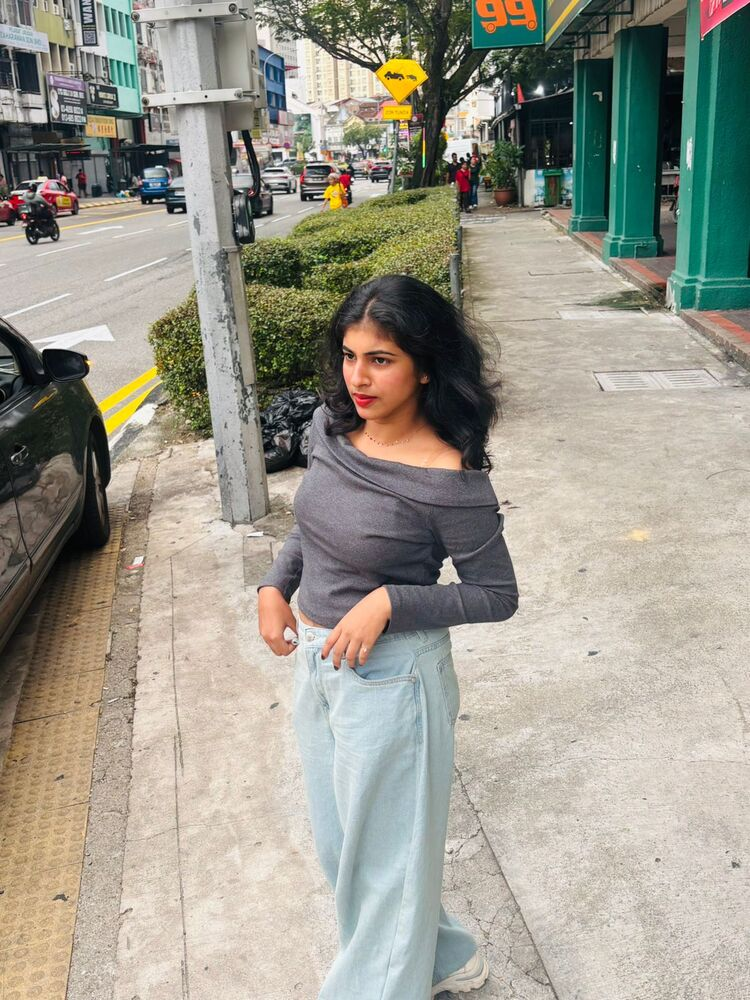
#> input picture elza-birthday/img/elza3.jpg, 750 x 1000 px, given in place of dc0643c0-image.jpg, which was not available
$ python -i build.py   (imports and definitions only)
#> lines starting #> are read from the running program, lines starting #| are printed output that depends on the picture
#!/usr/bin/env python3
"""Myden reel: 1080x1920 30fps, Gyan-Infinet-style edit."""
import os, subprocess, sys, math
import numpy as np
from PIL import Image, ImageDraw, ImageFont, ImageFilter

W, H, FPS = 1080, 1920, 30
D = os.path.dirname(os.path.abspath(__file__))
# [1 line not run here, left out]
UP = "/root/.claude/uploads/d2cf0c7b-5436-57f4-a4e4-4e672c923964"
BK_LOGO = f"{UP}/dc0643c0-image.jpg"
END = 71.6  # total length (VO 68.28 + end card)
YEL = (236, 233, 30); WHITE = (255, 255, 255); GREEN = (60, 240, 60)
FBLACK = "/usr/share/fonts/opentype/inter/InterDisplay-Black.otf"
FBOLD = "/usr/share/fonts/opentype/inter/Inter-ExtraBold.otf"

V = lambda n: f"{SRC}/VID-20261117-WA00{n}.mp4"
I = lambda n: f"{SRC}/IMG-20261117-WA00{n}.jpg"
ROSE, CASA = f"{SRC}/rose.mp4", f"{SRC}/casa.mp4"

# (source, src_start, duration, mode, focus_x[0..1])  mode: fill | card | img
SHOTS = [
 (I(31),0,1.45,"img",.5), (ROSE,3.0,1.1,"fill",.5), (ROSE,6.0,1.1,"fill",.5), (CASA,2.4,1.35,"fill",.5),
 (ROSE,9.0,1.25,"fill",.5), (ROSE,12.0,1.25,"fill",.5), (CASA,4.6,1.5,"fill",.5),
 (ROSE,14.3,1.3,"fill",.5), (ROSE,17.0,1.2,"fill",.5), (CASA,6.0,1.35,"fill",.5),
 (V(20),1.0,1.6,"card",.5), (V(20),4.5,1.4,"card",.5), (I(30),0,1.3,"img",.5), (ROSE,25.6,1.45,"fill",.5),
 (V(34),0.0,1.8,"card",.5), (I(29),0,1.7,"img",.5),
 (V(23),0.0,1.5,"card",.5), (V(25),0.3,1.3,"fill",.6), (V(26),1.0,1.4,"card",.5), (V(24),0.2,1.3,"fill",.5),
 (ROSE,8.6,1.1,"fill",.5), (ROSE,11.5,1.1,"fill",.5), (CASA,9.3,1.2,"fill",.5), (CASA,10.6,1.3,"fill",.5),
 (CASA,12.1,1.7,"fill",.5),
 (V(20),8.0,1.2,"card",.5),
 (I(29),0,1.4,"img",.4), (V(35),2.0,1.4,"fill",.5), (V(35),4.0,1.3,"fill",.5), (I(30),0,1.3,"img",.5), (V(35),10.4,1.7,"fill",.5),
 (V(34),2.0,1.5,"card",.5), (I(31),0,1.5,"img",.5), (V(26),5.0,1.6,"card",.5),
 (V(35),12.0,1.4,"fill",.5), (V(25),2.0,1.4,"fill",.6), (V(24),1.2,1.5,"fill",.5), (I(29),0,1.6,"img",.6), (V(34),3.5,1.6,"card",.5),
 (I(31),0,1.8,"img",.5), (V(35),6.0,1.8,"fill",.5),
 (V(23),1.2,1.7,"card",.5), (I(30),0,1.8,"img",.5),
 (V(35),14.0,2.0,"fill",.5), (V(26),6.5,2.0,"card",.5),
 (I(31),0,2.8,"img",.5),
 (I(29),0,3.3,"endbg",.5),
]

GRADE = "eq=contrast=1.07:saturation=1.15:gamma=0.98,unsharp=5:5:0.6"

def card_mask(w, h, r=36):
    m = Image.new("L", (w, h), 0); ImageDraw.Draw(m).rounded_rectangle((0, 0, w-1, h-1), r, fill=255)
    p = f"{GFX}/mask_{w}x{h}.png"; m.save(p); return p

# [54 lines left out: function render_shot, not called in this run]

# ---------------- overlay (text, branding, vignette) ----------------
def font(path, size): return ImageFont.truetype(path, size)

def text_block(lines):
    """lines: list of (text, color, size). returns RGBA image with shadow."""
    rend = []
    for t, c, sz in lines:
        f = font(FBLACK, sz)
        bb = f.getbbox(t)
        rend.append((t, c, f, bb))
    w = max(bb[2] - bb[0] for *_, bb in rend) + 60
    gap = 6
    hs = [f.getbbox("HÅg")[3] - f.getbbox("H")[1] for _, _, f, _ in rend]
    h = sum(hs) + gap * (len(rend) - 1) + 60
    im = Image.new("RGBA", (w, h), (0, 0, 0, 0)); d = ImageDraw.Draw(im)
    sh = Image.new("RGBA", (w, h), (0, 0, 0, 0)); ds = ImageDraw.Draw(sh)
    y = 30
    for (t, c, f, bb), hh in zip(rend, hs):
        tw = bb[2] - bb[0]; x = (w - tw) / 2 - bb[0]
        ds.text((x + 3, y + 5 - f.getbbox("H")[1]), t, font=f, fill=(0, 0, 0, 200))
        d.text((x, y - f.getbbox("H")[1]), t, font=f, fill=c + (255,))
        y += hh + gap
    sh = sh.filter(ImageFilter.GaussianBlur(9))
    return Image.alpha_composite(sh, im)

def fit_lines(lines, maxw=980):
    # shrink sizes so the widest line fits maxw
    out = []
    for t, c, sz in lines:
        f = font(FBLACK, sz)
        while f.getlength(t) > maxw and sz > 30:
            sz -= 4; f = font(FBLACK, sz)
        out.append((t, c, sz))
    return out

# captions: (start, end, lines, y_center, kind)
B, S = 118, 70  # big, small sizes
CAPS = [
 (0.05, 1.45, [("KOZHIKODE", YEL, B)], 1300, "pop"),
 (1.6, 4.95, [("HOMEMAKERS'", WHITE, S), ("BIGGEST HEADACHE", YEL, B)], 1300, "pop"),
 (5.25, 8.8, [("WEEKEND", WHITE, B), ("GONE?", YEL, B)], 1300, "pop"),
 (9.0, 12.8, [("HOURS OF", WHITE, S), ("CLEANING", YEL, B)], 1300, "pop"),
 (12.95, 18.5, [("WHOM TO", WHITE, S), ("TRUST?", YEL, B)], 1350, "pop"),
 (18.75, 20.55, [("PROFESSIONAL", WHITE, S + 10), ("SOLUTION", YEL, B)], 1350, "pop"),
 (22.2, 23.8, [("DEEP", WHITE, S + 10), ("CLEANING", YEL, B)], 1350, "pop"),
 (23.9, 27.6, [("TRAINED TEAM", YEL, B - 10), ("+ PRO MACHINES", WHITE, S)], 1350, "pop"),
 (27.7, 30.0, [("KITCHEN TO", WHITE, S), ("BATHROOM", YEL, B)], 1300, "pop"),
 (30.0, 32.3, [("LIKE", WHITE, S + 10), ("NEW", YEL, B + 30)], 1300, "pop"),
 (32.4, 34.0, [("AFFORDABLE", GREEN, B - 6), ("PRICE", WHITE, S + 6)], 1300, "pop"),
 (34.1, 35.2, [("NOT JUST", WHITE, S), ("HOMES", YEL, B)], 1350, "pop"),
 (35.3, 36.6, [("OFFICES", YEL, B)], 1300, "pop"),
 (36.6, 37.7, [("SHOPS", YEL, B)], 1300, "pop"),
 (37.7, 39.7, [("COMMERCIAL", YEL, B), ("SPACES", WHITE, S + 6)], 1300, "pop"),
 (39.7, 42.3, [("ALL TYPES OF", WHITE, S), ("BUSINESSES", YEL, B)], 1300, "pop"),
 (42.45, 44.05, [("VERIFIED", YEL, B), ("STAFF", WHITE, S + 10)], 1350, "pop"),
 (44.1, 46.9, [("SAFE &", WHITE, S + 6), ("SECURE", YEL, B)], 1350, "pop"),
 (47.0, 50.0, [("ACROSS", WHITE, S), ("KERALA", YEL, B + 10)], 1300, "pop"),
 (50.0, 54.4, [("500+", YEL, B + 60), ("WORKERS", WHITE, S + 6)], 360, "count"),
 (54.5, 58.0, [("BE PART OF", WHITE, S), ("MYDEN'S GROWTH", YEL, B - 10)], 1350, "pop"),
 (58.1, 61.5, [("MYDEN", WHITE, S + 20), ("FRANCHISE", YEL, B)], 1350, "pop"),
 (61.6, 65.5, [("LOW", WHITE, S + 10), ("INVESTMENT", GREEN, B)], 1350, "pop"),
 (65.6, 68.25, [("CONTACT", WHITE, S + 10), ("NOW", YEL, B + 20)], 1250, "pop"),
]

# [4 lines left out: function ease_pop, not called in this run]

def make_vignette():
    yy, xx = np.mgrid[0:H, 0:W].astype(np.float32)
    nx = (xx - W / 2) / (W / 2); ny = (yy - H / 2) / (H / 2)
    r = np.sqrt(nx ** 2 * 1.0 + ny ** 2 * 0.75)
    a = np.clip((r - 0.55) / 0.75, 0, 1) ** 1.6 * 0.78
    top = np.clip(1 - yy / 330, 0, 1) ** 2 * 0.45
    bot = np.clip((yy - H * 0.62) / (H * 0.38), 0, 1) ** 1.5 * 0.55
    alpha = 1 - (1 - a) * (1 - top) * (1 - bot)
    v = np.zeros((H, W, 4), np.uint8); v[..., 3] = (alpha * 255).astype(np.uint8)
    return Image.fromarray(v, "RGBA")

def make_badge():
    bk = Image.open(BK_LOGO).convert("RGB").crop((130, 410, 955, 690))
    bw = 250; bk = bk.resize((bw, int(bk.height * bw / bk.width)), Image.LANCZOS)
    pad = 18
    card = Image.new("RGBA", (bw + pad * 2, bk.height + pad * 2), (0, 0, 0, 0))
#> card: PIL image 286x120 RGBA; every value is 0
    ImageDraw.Draw(card).rounded_rectangle((0, 0, card.width - 1, card.height - 1), 22, fill=(0, 0, 0, 255))
    card.paste(bk, (pad, pad))
    return card

def make_tab():
    f = font(FBOLD, 30); t = "Business Kerala"
    tw = int(f.getlength(t)) + 40
    tab = Image.new("RGBA", (tw, 64), (0, 0, 0, 0)); d = ImageDraw.Draw(tab)
#> after `tab = Image.new('RGBA', (tw, 64), (0, 0, 0, 0))`: tab: PIL image 277x64 RGBA; every value is 0
    d.rounded_rectangle((0, -20, tw, 63), 16, fill=YEL + (255,))
    d.text((20, 13), t, font=f, fill=(0, 0, 0, 255))
    tab = tab.rotate(90, expand=True)
#> tab: PIL image 64x277 RGBA
    sh = Image.new("RGBA", (tab.width + 30, tab.height + 30), (0, 0, 0, 0))
#> sh: PIL image 94x307 RGBA; every value is 0
    sh.paste((0, 0, 0, 140), (15, 15, 15 + tab.width, 15 + tab.height), tab)
    return tab, sh.filter(ImageFilter.GaussianBlur(10))

def make_logo_card():
    lg = Image.open(f"{GFX}/myden_logo.png").convert("RGB")
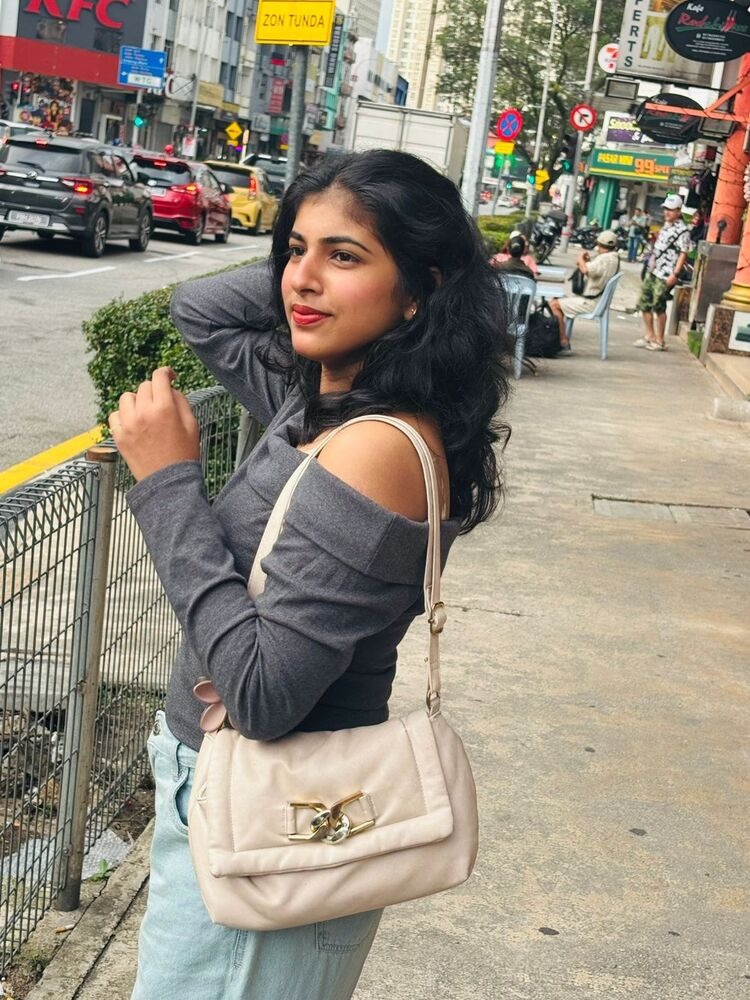
#> input picture elza-birthday/img/elza4.jpg, 750 x 1000 px, given in place of myden_logo.png, which was not available
#> lg is the input picture: PIL image 750x1000 RGB; mean R, G, B 149.3, 141.5, 126.6
    lw = 760; lg = lg.resize((lw, int(lg.height * lw / lg.width)), Image.LANCZOS)
    pad = 50
    c = Image.new("RGBA", (lw + pad * 2, lg.height + pad * 2), (0, 0, 0, 0))
#> c: PIL image 860x1113 RGBA; every value is 0
    ImageDraw.Draw(c).rounded_rectangle((0, 0, c.width - 1, c.height - 1), 40, fill=(255, 255, 255, 255))
    c.paste(lg, (pad, pad))
    sh = Image.new("RGBA", (c.width + 80, c.height + 80), (0, 0, 0, 0))
#> sh: PIL image 940x1193 RGBA; every value is 0
    sh.paste((0, 0, 0, 160), (40, 50, 40 + c.width, 50 + c.height), c)
    sh = sh.filter(ImageFilter.GaussianBlur(18)); sh.alpha_composite(c, (40, 40))
    return sh

def make_end_card():
    lg = Image.open(f"{GFX}/myden_logo.png").convert("RGB")
    lw = 800; lg = lg.resize((lw, int(lg.height * lw / lg.width)), Image.LANCZOS)
    cw = 920; chh = lg.height + 360
#> after `chh = lg.height + 360`: chh = 1426
    c = Image.new("RGBA", (cw, chh), (0, 0, 0, 0)); d = ImageDraw.Draw(c)
#> after `c = Image.new('RGBA', (cw, chh), (0, 0, 0, 0))`: c: PIL image 920x1426 RGBA; every value is 0
    d.rounded_rectangle((0, 0, cw - 1, chh - 1), 44, fill=(255, 255, 255, 255))
    c.paste(lg, ((cw - lw) // 2, 50))
    y = lg.height + 90
#> y = 1156
    f1 = font(FBLACK, 72); t1 = "+91 85267 99997"
    d.text(((cw - f1.getlength(t1)) / 2, y), t1, font=f1, fill=(20, 20, 20, 255))
    f2 = font(FBOLD, 52); t2 = "www.myden.co.in"
    d.rounded_rectangle(((cw - f2.getlength(t2)) / 2 - 30, y + 110, (cw + f2.getlength(t2)) / 2 + 30, y + 190), 40, fill=YEL + (255,))
    d.text(((cw - f2.getlength(t2)) / 2, y + 118), t2, font=f2, fill=(0, 0, 0, 255))
    f3 = font(FBOLD, 34); t3 = "KANNUR  |  CALICUT  |  MALAPPURAM"
    d.text(((cw - f3.getlength(t3)) / 2, y + 215), t3, font=f3, fill=(90, 90, 90, 255))
    return c

def make_button(text, bg, fg):
    f = font(FBLACK, 54); tw = int(f.getlength(text))
    b = Image.new("RGBA", (tw + 120, 110), (0, 0, 0, 0)); d = ImageDraw.Draw(b)
    d.rounded_rectangle((0, 0, b.width - 1, b.height - 1), 24, fill=bg + (255,))
    d.text((60, 22), text, font=f, fill=fg + (255,))
    return b

# [7 lines left out: function paste_scaled, not called in this run]

def build_overlay(path):
    vign = make_vignette(); badge = make_badge(); tab, tabsh = make_tab()
    logo_card = make_logo_card(); end_card = make_end_card()
    follow = make_button("Follow", (40, 90, 255), WHITE)
#> in make_button, `b = Image.new('RGBA', (tw + 120, 110), (0, 0, 0, 0))`: b: PIL image 294x110 RGBA; every value is 0
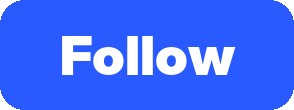
#> follow: PIL image 294x110 RGBA; mean R, G, B, A 63.7, 107.2, 250.9, 250.9; transparent parts drawn white
    contact = make_button("Call Now", YEL, (0, 0, 0))
#> in make_button (call 2), `b = Image.new('RGBA', (tw + 120, 110), (0, 0, 0, 0))`: b: PIL image 350x110 RGBA; every value is 0
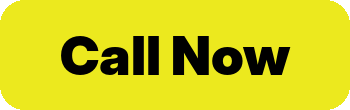
#> contact: PIL image 350x110 RGBA; mean R, G, B, A 203.2, 200.6, 25.8, 251.5; transparent parts drawn white
    base = vign.copy()
    base.alpha_composite(badge, (48, 70))
    tx, ty = 0, 840
    base.alpha_composite(tabsh, (tx - 15, ty - 5)); base.alpha_composite(tab, (tx, ty))
#> after `base.alpha_composite(tabsh, (tx - 15, ty - 5))`:
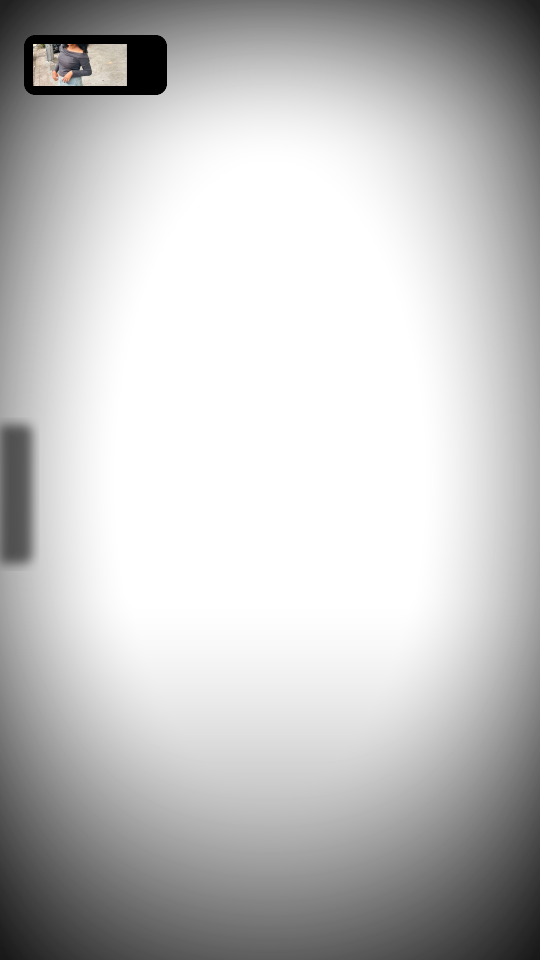
#> base: PIL image 1080x1920 RGBA (shown at 1/2 size); mean R, G, B, A 1.3, 1.3, 1.2, 61.3; transparent parts drawn white
    caps = [(s, e, text_block(fit_lines(l)), y, k, l) for s, e, l, y, k in CAPS]
#> in text_block, `im = Image.new('RGBA', (w, h), (0, 0, 0, 0))`: im: PIL image 748x171 RGBA; every value is 0
#> after the loop in text_block, `for (t, c, f, bb), hh in zip(rend, hs):`: y = 147
#> the loop in text_block (call 2), `for t, c, sz in lines:` made 2 passes
#> (t, c, sz, bb) on passes 1 to 2: ("HOMEMAKERS'", (255, 255, 255), 70, (0, 16, 540, 69)), ('BIGGEST HEADACHE', (236, 233, 30), 94, (0, 23, 953, 93))
#> in text_block (call 2), `im = Image.new('RGBA', (w, h), (0, 0, 0, 0))`: im: PIL image 1013x220 RGBA; every value is 0
#> the loop in text_block (call 2), `for (t, c, f, bb), hh in zip(rend, hs):` made 2 passes
#> (t, c, bb, hh, tw, x, y) on passes 1 to 2: ("HOMEMAKERS'", (255, 255, 255), (0, 16, 540, 69), 66, 540, 236.5, 102), ('BIGGEST HEADACHE', (236, 233, 30), (0, 23, 953, 93), 88, 953, 30, 196)
#> in text_block (call 3), `rend = []`: rend = []
#> the loop in text_block (call 3), `for t, c, sz in lines:` made 2 passes
#> (t, c, sz, bb) on passes 1 to 2: ('WEEKEND', (255, 255, 255), 118, (0, 29, 603, 115)), ('GONE?', (236, 233, 30), 118, (0, 28, 408, 116))
#> after the loop in text_block (call 3), `for t, c, sz in lines:`: rend = 2 items
#> in text_block (call 3), `w = max(bb[2] - bb[0] for *_, bb in rend) + 60`: w = 663
#> in text_block (call 3), `hs = [f.getbbox("HÅg")[3] - f.getbbox("H")[1] for _, _, f, _ in rend]`: hs = [111, 111]
#> in text_block (call 3), `h = sum(hs) + gap * (len(rend) - 1) + 60`: h = 288
#> in text_block (call 3), `im = Image.new('RGBA', (w, h), (0, 0, 0, 0))`: im: PIL image 663x288 RGBA; every value is 0
#> the loop in text_block (call 3), `for (t, c, f, bb), hh in zip(rend, hs):` made 2 passes
#> (t, c, bb, hh, tw, x, y) on passes 1 to 2: ('WEEKEND', (255, 255, 255), (0, 29, 603, 115), 111, 603, 30, 147), ('GONE?', (236, 233, 30), (0, 28, 408, 116), 111, 408, 127.5, 264)
#> after the loop in text_block (call 3), `for (t, c, f, bb), hh in zip(rend, hs):`: y = 264
#> in text_block (call 3), `return Image.alpha_composite(sh, im)`:
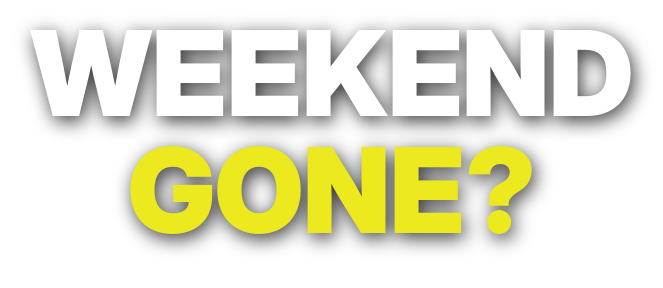
#> returned value: PIL image 663x288 RGBA; mean R, G, B, A 74.1, 73.8, 50.5, 94.6; transparent parts drawn white
#> in text_block (call 4), `rend = []`: rend = []
#> the loop in text_block (call 4), `for t, c, sz in lines:` made 2 passes
#> (t, c, sz, bb) on passes 1 to 2: ('HOURS OF', (255, 255, 255), 70, (0, 16, 354, 69)), ('CLEANING', (236, 233, 30), 118, (0, 28, 613, 116))
#> after the loop in text_block (call 4), `for t, c, sz in lines:`: rend = 2 items
#> in text_block (call 4), `w = max(bb[2] - bb[0] for *_, bb in rend) + 60`: w = 673
#> in text_block (call 4), `hs = [f.getbbox("HÅg")[3] - f.getbbox("H")[1] for _, _, f, _ in rend]`: hs = [66, 111]
#> in text_block (call 4), `h = sum(hs) + gap * (len(rend) - 1) + 60`: h = 243
#> in text_block (call 4), `im = Image.new('RGBA', (w, h), (0, 0, 0, 0))`: im: PIL image 673x243 RGBA; every value is 0
#> the loop in text_block (call 4), `for (t, c, f, bb), hh in zip(rend, hs):` made 2 passes
#> (t, c, bb, hh, tw, x, y) on passes 1 to 2: ('HOURS OF', (255, 255, 255), (0, 16, 354, 69), 66, 354, 159.5, 102), ('CLEANING', (236, 233, 30), (0, 28, 613, 116), 111, 613, 30, 219)
#> after the loop in text_block (call 4), `for (t, c, f, bb), hh in zip(rend, hs):`: y = 219
#> in text_block (call 4), `return Image.alpha_composite(sh, im)`:
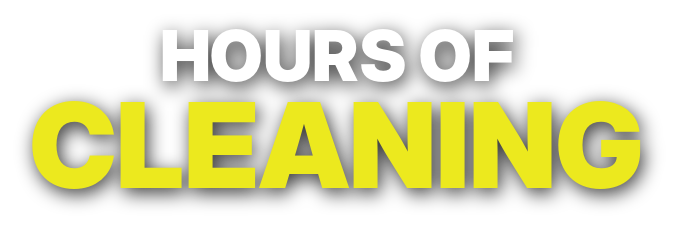
#> returned value: PIL image 673x243 RGBA; mean R, G, B, A 65.9, 65.2, 23.5, 87.9; transparent parts drawn white
#> in text_block (call 5), `rend = []`: rend = []
#> the loop in text_block (call 5), `for t, c, sz in lines:` made 2 passes
#> (t, c, sz, bb) on passes 1 to 2: ('WHOM TO', (255, 255, 255), 70, (0, 16, 349, 69)), ('TRUST?', (236, 233, 30), 118, (0, 28, 466, 116))
#> after the loop in text_block (call 5), `for t, c, sz in lines:`: rend = 2 items
#> in text_block (call 5), `w = max(bb[2] - bb[0] for *_, bb in rend) + 60`: w = 526
#> in text_block (call 5), `im = Image.new('RGBA', (w, h), (0, 0, 0, 0))`: im: PIL image 526x243 RGBA; every value is 0
#> the loop in text_block (call 5), `for (t, c, f, bb), hh in zip(rend, hs):` made 2 passes
#> (t, c, bb, hh, tw, x, y) on passes 1 to 2: ('WHOM TO', (255, 255, 255), (0, 16, 349, 69), 66, 349, 88.5, 102), ('TRUST?', (236, 233, 30), (0, 28, 466, 116), 111, 466, 30, 219)
#> after the loop in text_block (call 5), `for (t, c, f, bb), hh in zip(rend, hs):`: y = 219
#> in text_block (call 5), `return Image.alpha_composite(sh, im)`:
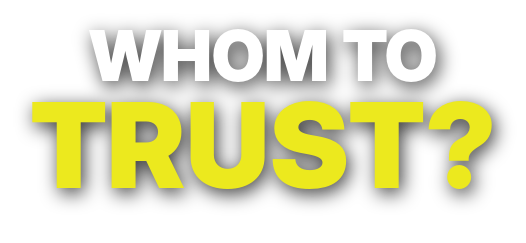
#> returned value: PIL image 526x243 RGBA; mean R, G, B, A 62.7, 62.2, 27.1, 84.7; transparent parts drawn white
#> in text_block (call 6), `im = Image.new('RGBA', (w, h), (0, 0, 0, 0))`: im: PIL image 681x252 RGBA; every value is 0
#> caps = 24 items
    count_cache = {}
    n = int(round(END * FPS))
#> (the run stopped early here; a loop or call above may not have finished)
